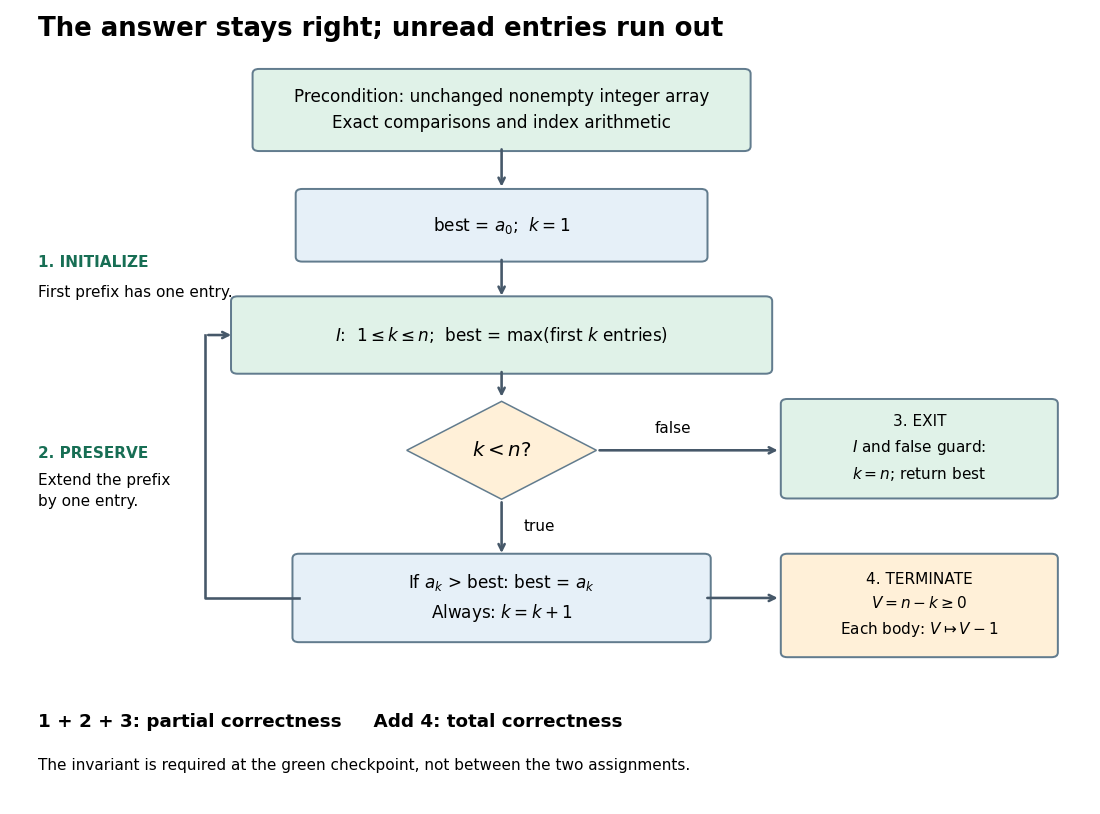

This figure's Python source:
"""Draw original control flow and its separate correctness obligations."""
from pathlib import Path
import matplotlib.pyplot as plt
from matplotlib.patches import FancyBboxPatch, Polygon


def main():
    fig, ax = plt.subplots(figsize=(10.0, 7.4), dpi=110, facecolor='white')
    ax.set(xlim=(0, 10), ylim=(0, 10))
    ax.axis('off')
    blue, green, orange = '#e6f0f8', '#e0f2e8', '#fff0d8'

    def box(x, y, w, h, text, color=blue, size=11):
        ax.add_patch(FancyBboxPatch((x, y), w, h, boxstyle='round,pad=0.06', facecolor=color, edgecolor='#627c8e', linewidth=1.3))
        ax.text(x+w/2, y+h/2, text, ha='center', va='center', fontsize=size, linespacing=1.6)

    def arrow(start, end, **kwargs):
        ax.annotate('', xy=end, xytext=start, arrowprops=dict(arrowstyle='->', color='#465869', linewidth=1.7, **kwargs))

    ax.text(0.2, 9.65, 'The answer stays right; unread entries run out', fontsize=17, weight='bold')
    box(2.25, 8.25, 4.5, 0.92, 'Precondition: unchanged nonempty integer array\nExact comparisons and index arithmetic', green)
    box(2.65, 6.85, 3.7, 0.8, r'best = $a_0$;  $k = 1$')
    arrow((4.5, 8.25), (4.5, 7.7))
    box(2.05, 5.43, 4.9, 0.86, r'$I$:  $1\leq k\leq n$;  best = max(first $k$ entries)', green)
    arrow((4.5, 6.85), (4.5, 6.32))
    ax.text(0.2, 6.72, '1. INITIALIZE', fontsize=10, weight='bold', color='#176e54')
    ax.text(0.2, 6.34, 'First prefix has one entry.', fontsize=10)
    diamond = [(4.5, 5.02), (5.38, 4.4), (4.5, 3.78), (3.62, 4.4)]
    ax.add_patch(Polygon(diamond, closed=True, facecolor=orange, edgecolor='#627c8e'))
    ax.text(4.5, 4.4, r'$k<n$?', ha='center', va='center', fontsize=13)
    arrow((4.5, 5.43), (4.5, 5.04))
    box(2.62, 2.03, 3.76, 1.0, 'If $a_k$ > best: best = $a_k$\nAlways: $k = k+1$')
    arrow((4.5, 3.78), (4.5, 3.06))
    ax.text(4.7, 3.38, 'true', fontsize=10)
    # A return route outside the boxes makes the invariant checkpoint visible.
    ax.plot([2.62, 1.75, 1.75], [2.53, 2.53, 5.86], color='#465869', linewidth=1.7)
    arrow((1.75, 5.86), (2.02, 5.86))
    ax.text(0.2, 4.3, '2. PRESERVE', fontsize=10, weight='bold', color='#176e54')
    ax.text(0.2, 3.7, 'Extend the prefix\nby one entry.', fontsize=10, linespacing=1.5)
    box(7.15, 3.85, 2.45, 1.14, '3. EXIT\n$I$ and false guard:\n$k=n$; return best', green, size=10)
    arrow((5.38, 4.4), (7.09, 4.4))
    ax.text(5.92, 4.62, 'false', fontsize=10)
    box(7.15, 1.84, 2.45, 1.19, '4. TERMINATE\n' + r'$V=n-k\geq0$' + '\n' + r'Each body: $V\mapsto V-1$', orange, size=10)
    arrow((6.38, 2.53), (7.09, 2.53))
    ax.text(0.2, 0.89, '1 + 2 + 3: partial correctness     Add 4: total correctness', fontsize=12, weight='bold')
    ax.text(0.2, 0.35, 'The invariant is required at the green checkpoint, not between the two assignments.', fontsize=10)
    fig.subplots_adjust(left=0.015, right=0.995, top=0.99, bottom=0.02)
    fig.savefig(Path(__file__).stem + '.png', facecolor='white', transparent=False)
    plt.close(fig)


if __name__ == '__main__':
    main()
